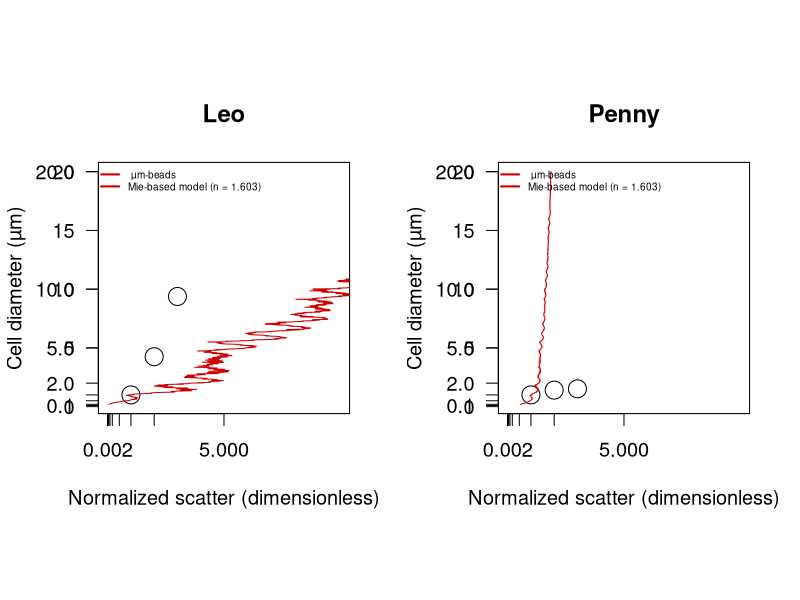

Here is the R script that generated this plot: (Note: this script raises an error after producing the figure.)
library(scales)
library(viridis)
library(DEoptim)
library(tidyverse)


path.to.git.repository <- "~/Documents/Codes/mie-theory/"
setwd(path.to.git.repository)
.rainbow.cols <- colorRampPalette(c("#00007F", "blue", "#007FFF", "cyan", "#7FFF7F", "yellow","#FF7F00", "red", "#7F0000"))


#############################
### scatter normalization ###
#############################

beadsP <- read_csv("Penny-summary.csv") %>%
  mutate(diameter = as.numeric(sub("beads","",i))) %>%
  filter(!is.na(diameter))
beadsP <- beadsP %>% group_by(file) %>%
  mutate(mix = length(unique(diameter))) %>%
  filter(mix > 1) %>% # select file with mix of beads
  mutate(normalized_fsc = fsc / fsc[diameter == 1]) %>% # normlaized scatter by 1 micron beads
  group_by(diameter) %>%
  summarize_all(mean) # calculate mean values for each bead size


beadsL <- read_csv("Leo-summary.csv") %>%
  mutate(fsc = 10^((fsc/2^16)*4),
         diameter = as.numeric(sub("beads","",i))) %>%
  filter(!is.na(diameter))
beadsL <- beadsL %>% group_by(file) %>%
  mutate(mix = length(unique(diameter))) %>%
  filter(mix > 1) %>% # select file with mix of beads
  mutate(normalized_fsc = fsc / fsc[diameter == 1]) %>% # normlaized scatter by 1 micron beads
  group_by(diameter) %>%
  summarize_all(mean) # calculate mean values for each bead size


ir <- c(1.35/1.3371, 1.41/1.3371) # range given in Lehmuskero et al. Progr Oceanogr 2018
# mie2 <- t(read.csv("meidata-1010INFLUX.csv" ,header=F)) # low
mie2 <- as_tibble(t(read.csv("meidata-1017INFLUX.csv",header=F))) %>% mutate(n = 1.017)# low
mie1 <- as_tibble(t(read.csv("meidata-1032INFLUX.csv" ,header=F))) %>% mutate(n = 1.032) # mid
mie3 <- as_tibble(t(read.csv("meidata-1055INFLUX.csv" ,header=F))) %>% mutate(n = 1.055)# high
mie4 <- as_tibble(t(read.csv("meidata-beadsINFLUX.csv" ,header=F))) %>% mutate(n = 1.199) # beads
mie_all <- bind_rows(mie1, mie2, mie3, mie4) %>%
  rename(scatter = V2, diameter = V1) %>%
  mutate(n = as.factor(n))


# optimization routine
sigma.lsq <- function(theory, beads, params){

     c <- params[1]
     b <- params[2]
     id <- findInterval(beads$diameter, theory$diameter)
     scatter <- (theory$scatter[id]/c)^b
     df <- tibble(obs=beads$normalized_fsc, pred=scatter)
     sigma <- mean(((df$obs - df$pred)/df$obs)^2,na.rm=T)
  return(sigma)
  }



######################################################
#### compare MIE prediction with calibration beads ###
######################################################
png("MieINFLUX-beads-scatter.png",width=12, height=6, unit='in', res=400)

par(mfrow=c(1,2), pty='s', cex=1.2)

for(inst in c("Leo","Penny")){

# inst <- "Penny"
print(inst)
### Optimization

if(inst == "Leo") beads <- beadsL
if(inst == "Penny") beads <- beadsP
mie <- mie_all %>% filter( n == 1.199) %>% # beads
  arrange(diameter) 

f <- function(params) sigma.lsq(theory=mie, beads=beads, params)
res <- DEoptim(f, lower=c(0,0), upper=c(10000,2),
               control=DEoptim::DEoptim.control(itermax=5000, reltol=1e-3, trace=50, steptol=500, strategy=2, parallelType=0))
params <- res$optim$bestmem # optimized 'c' and 'b' values
b <- params[2]
c <- params[1]

### CREATE LOOKUP TABLE
#d <- 0.220; e <- 1 # LINEAR Shalapyonok et al. 2001; 0.220 (Li et al. 1992, Veldhuis et al. 2004, and more studies agreed with 220 fg C um-3)
#d <- 0.54; e <- 0.85 # EXPO Roy, S., Sathyendranath, S. & Platt, T. Size-partitioned phytoplankton carbon and carbon-to-chlorophyll ratio from ocean colour by an absorption-based bio-optical algorithm. Remote Sens. Environ. 194, 177–189 (2017).
#d <- 0.216; e <- 0.939 # ALL Protists EXPO Roy, 1. Menden-Deuer, S. & Lessard, E. J. Carbon to volume relationships for dinoflagellates, diatoms, and other protist plankton. Limnol. Oceanogr. 45, 569–579 (2000).
d <- 0.261; e <- 0.860 # < 3000 µm3 EXPO Roy, 1. Menden-Deuer, S. & Lessard, E. J. Carbon to volume relationships for dinoflagellates, diatoms, and other protist plankton. Limnol. Oceanogr. 45, 569–579 (2000).

mie_fitted <- mie_all %>%
  mutate(calib_scatter = (scatter/params[1])^params[2])

polynom_mie <- mie_fitted %>% 
  group_by(n) %>% 
  summarize(coeff = lm(diameter ~ stats:::poly(calib_scatter, 3, raw= TRUE))$coefficients) %>%
  mutate(parameters = c("a", "b","c","d")) %>%
  pivot_wider(values_from = coeff, names_from = parameters)

mie_fitted <- left_join(mie_fitted, polynom_mie) 
mie_fitted <- mie_fitted %>% mutate(simplified_diameter = (calib_scatter * d)^3 + 
                                                    (calib_scatter * c)^2 + 
                                                     calib_scatter * b + a)

mie_fitted %>% filter(diameter > 0.2 & diameter < 40) %>%
  ggplot(aes(calib_scatter, diameter, group = n, col = n)) +
  geom_point(size=0.1) +
  geom_point(aes(calib_scatter, simplified_diameter, group = n, col = n)) + 
  scale_x_continuous(trans = "log10") +
  scale_y_continuous(trans = "log10")

# Change resolution
spar <- 0.99
mie1 <- data.frame(mie1)
mie2 <- data.frame(mie2)
mie3 <- data.frame(mie3)
mie4 <- data.frame(mie4)

smooth.mie1 <- smooth.spline(log10((mie1[,2]/c)^b), log10(mie1[,1]), spar=spar)
smooth.mie2 <- smooth.spline(log10((mie2[,2]/c)^b), log10(mie2[,1]), spar=spar)
smooth.mie3 <- smooth.spline(log10((mie3[,2]/c)^b), log10(mie3[,1]), spar=spar)
smooth.mie4 <- smooth.spline(log10((mie1[,2]/c)^b), log10(d*(4/3*pi*(0.5*mie1[,1])^3)^e), spar=spar)
smooth.mie5 <- smooth.spline(log10((mie2[,2]/c)^b), log10(d*(4/3*pi*(0.5*mie2[,1])^3)^e), spar=spar)
smooth.mie6 <- smooth.spline(log10((mie3[,2]/c)^b), log10(d*(4/3*pi*(0.5*mie3[,1])^3)^e), spar=spar)

scatter <- 10^(seq(log10(min(mie2[,2]/c)), log10(max(mie3[,2]/c)),length.out=10000))
s1 <- approx(10^smooth.mie1$x, 10^smooth.mie1$y, xout=scatter)
s2 <- approx(10^smooth.mie2$x, 10^smooth.mie2$y, xout=scatter)
s3 <- approx(10^smooth.mie3$x, 10^smooth.mie3$y, xout=scatter)
s4 <- approx(10^smooth.mie4$x, 10^smooth.mie4$y, xout=scatter)
s5 <- approx(10^smooth.mie5$x, 10^smooth.mie5$y, xout=scatter)
s6 <- approx(10^smooth.mie6$x, 10^smooth.mie6$y, xout=scatter)

max.scatter <- 20
min.scatter <- 0.0005

print(mean(s2$y, na.rm=T))

if(inst == "Leo"){mie_Leo <- data.frame(cbind(scatter=s1$x,
                                            diam_Leo_mid=s1$y,diam_Leo_upr=s2$y,diam_Leo_lwr = s3$y,
                                            Qc_Leo_mid=s4$y, Qc_Leo_upr=s5$y, Qc_Leo_lwr=s6$y))
                mie_Leo <- subset(mie_Leo, scatter >= min.scatter & scatter <= max.scatter)}

if(inst == "Penny"){mie_Penny <- data.frame(cbind(scatter=s1$x,
                                            diam_Penny_mid=s1$y,diam_Penny_upr=s2$y,diam_Penny_lwr = s3$y,
                                            Qc_Penny_mid=s4$y, Qc_Penny_upr=s5$y, Qc_Penny_lwr=s6$y))
                mie_Penny <- subset(mie_Penny, scatter >= min.scatter & scatter <= max.scatter)}

n <- unique(beads$size)

plot(beads$normalized_fsc, beads$size, xaxt='n',xlim=c(0.002,10), ylim=c(0.2,20), bg=alpha(viridis(length(n)),0.5),cex=2, pch=21, xlab="Normalized scatter (dimensionless)", ylab="Cell diameter (µm)", las=1, main=paste(inst))
axis(1, at=c(0.002,0.005,0.01,0.02,0.05,0.1,0.2,0.5,1,2,5))
axis(2, at=c(0.1,0.2,0.5,1,2,5,10,20),las=1)
lines((mie4[,2]/c)^b, mie4[,1], col='red3')
legend("topleft",cex=0.5, legend=c(paste(n, 'µm-beads'), "Mie-based model (n = 1.603)"), bty='n', pch=c(rep(21,length(n)), NA), lwd=c(rep(NA,length(n)), 2),col=c(rep(1,length(n)),'red3'), pt.bg=alpha(c(viridis(length(n)), 'red3'),0.5))

}


dev.off()


mie <- data.frame(cbind(mie_Leo[,], mie_Penny[-nrow(mie_Penny),-1]))
summary(mie)

par(mfrow=c(1,1))
plot(mie$scatter, mie[,2], log="xy", type="l")
  lines(mie$scatter, mie[,3], lty=3)
  lines(mie$scatter, mie[,4], lty=2)

write.csv(mie, "calibrated-mieINFLUX.csv", row.names=F, quote=F)
